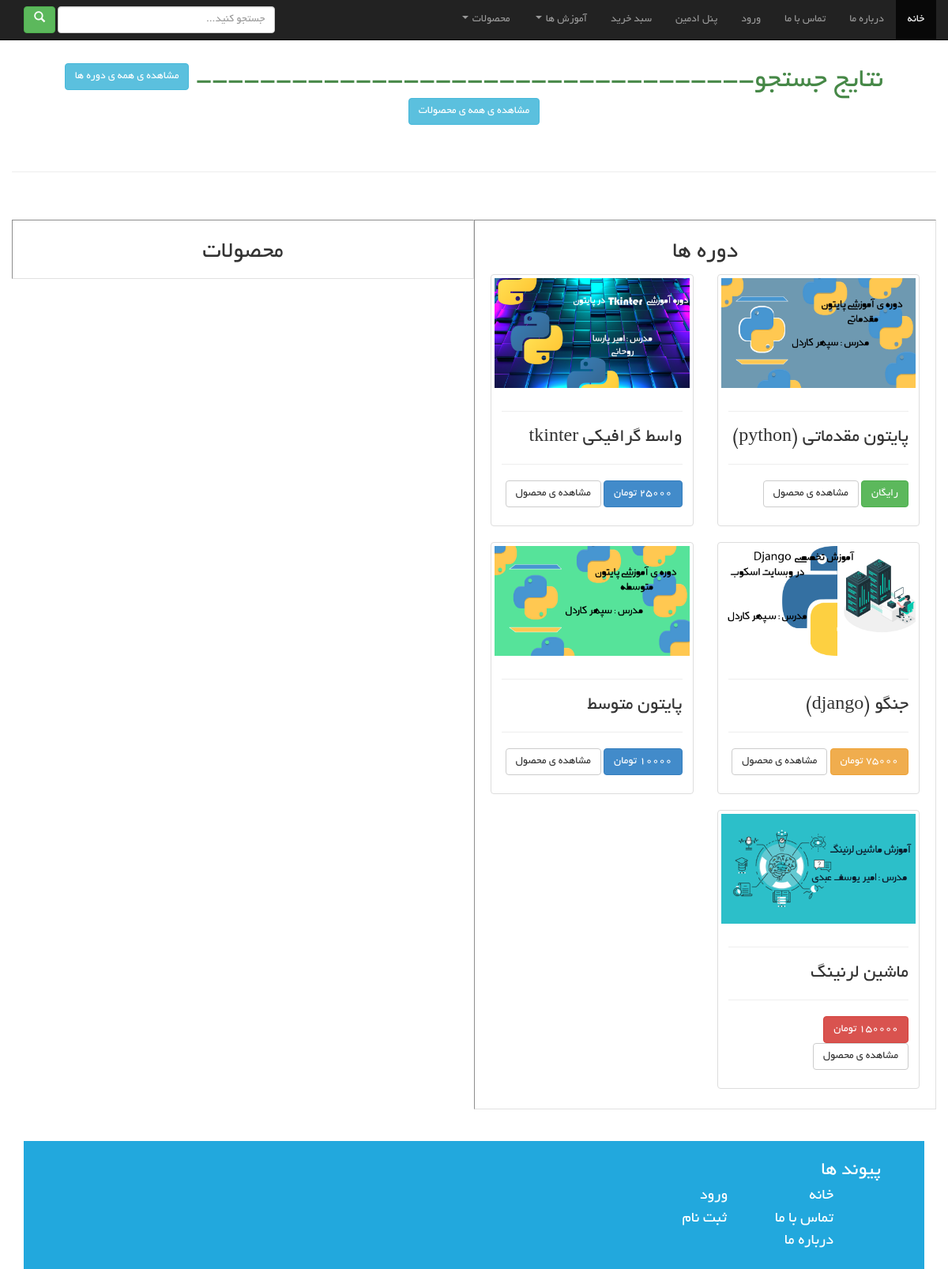
The app's page /search?searching=python (signed in) with its own data.
### courses/models.py (models this page shows, shortened)
class Course(models.Model):
    title = models.CharField(max_length=30)
    description = models.TextField()
    price = models.IntegerField(max_length=10,default=0)
    condition = models.CharField(max_length=20)
    master = models.CharField(max_length=20)
    master_img = models.ImageField(upload_to='courses/',null=True,blank=True)
    master_des = models.TextField(null=True,blank=True)
    pqs = models.TextField(null=True,blank=True)
    level = models.CharField(max_length=10)
    image = models.ImageField(upload_to='courses/',null=True,blank=True)
    topic = models.CharField(max_length=50,null=True,blank=True)

### scob/views.py (the view)
# urls.py: path('search', search_page),
def search_page(request):
    if request.method == "GET":
        print("in post in search")
        name = request.GET.get('searching')
        print(name)
        qs_c = Course.objects.filter(Q(title__contains=name) | Q(description__contains=name) | Q(topic__contains=name))
        qs_p = Product.objects.filter(Q(title__contains=name) | Q(description__contains=name) | Q(topic__contains=name))
        title = f"نتیجه ی {name}"
        context = {
            "course_list": qs_c,
            "product_list": qs_p,
            "title": title,
        }
    return render(request, "Search.html", context)

### templates/Search.html (shortened to what this page needs)
{% load static %}
<!DOCTYPE html>
<html lang="en">
<head>
    <link rel="stylesheet" href="https://maxcdn.bootstrapcdn.com/bootstrap/3.3.7/css/bootstrap.min.css">
    <link rel="stylesheet" href="https://cdnjs.cloudflare.com/ajax/libs/font-awesome/4.7.0/css/font-awesome.min.css">
    <link rel="stylesheet" href="{% static "css/boot/bootstrap-rtl.css" %}">
    <link rel="stylesheet" href="{% static "css/main-css.css" %}">
</head>
<body>
<div class="container">
    <div id="header" class="col-lg-12">
        <nav class="navbar navbar-inverse navbar-fixed-top">
            <div class="container-fluid">
                <div class="collapse navbar-collapse" id="bs-example-navbar-collapse-1">
                    <ul class="nav navbar-nav">
                        <li class="active"><a href="/">خانه <span class="sr-only">(current)</span></a></li>
                        <li><a href="/about-us">درباره ما</a></li>
                        <li><a href="/contact-us">تماس با ما</a></li>
                        <li><a href="/login">ورود</a></li>
                        {% if request.user.is_superuser %}
                            <li><a href="/admin/">پنل ادمین</a></li>
                        {% endif %}
                        {% if request.user.is_authenticated %}
                            <li><a href="/cart">سبد خرید</a></li>
                        {% endif %}
                        <li class="dropdown">
                            <a href="#" class="dropdown-toggle" data-toggle="dropdown" role="button"
                               aria-haspopup="true" aria-expanded="false">آموزش ها <span class="caret"></span></a>
                        </li>
                    </ul>
                    <ul class="nav navbar-nav navbar-right">
                        <li class="dropdown">
                            <a href="#" class="dropdown-toggle" data-toggle="dropdown" role="button"
                               aria-haspopup="true" aria-expanded="false">محصولات <span class="caret"></span></a>
                        </li>
                    </ul>
                    <form class="navbar-form navbar-left" method="GET" action="/search">
                        <div class="form-group">
                            <input type="text" name="searching" class="form-control search-bar" style="width: 275px"
                                   placeholder="جستجو کنید...">
                            <button class="btn btn-success" type="submit"><i class="glyphicon glyphicon-search "></i>
                            </button>
                        </div>
                    </form>
                </div>
            </div>
        </nav>
    </div>
    <div class="row" style="margin-top: 60px">
        <h1 class="text text-center text-success">
            نتایج جستجو-----------------------------------
            <a class="btn btn-info" href="/courses">مشاهده ی همه ی دوره ها</a>
            <a class="btn btn-info" href="/products">مشاهده ی همه ی محصولات</a>
        </h1>
        <br>
        <hr>
        <br>
        <br>
        <div class="col-lg-6 col-md-6 col-sm-6 col-xs-6">
            <div class="row" style="border: inset 1px rgb(225,225,225);padding: 5px">
                <h2 class="text-center">دوره ها</h2>
                {% for item in course_list %}
                    <div class="col-lg-6 col-md-6 col-sm-12 col-xs-12">
                        <div class="thumbnail">
                            <img src="{{ item.image.url }}" alt="...">
                            <div class="caption">
                                <hr>
                                <h3>{{ item.title }}</h3>
                                <hr>
                                {% if item.price == 0 %}
                                    <p><label class="btn btn-success">
                                        {% elif item.price < 50000 %}
                                    <p><label class="btn btn-primary">
                                        {% elif item.price < 100000 %}
                                    <p><label class="btn btn-warning">
                                        {% else %}
                                    <p><label class="btn btn-danger">
                                {% endif %}
                                {% if item.price == 0 %}
                                    رایگان
                                {% else %}
                                    {{ item.price }} تومان
                                {% endif %}
                                </label> <a
                                    href="/courses/{{ item.id }}"
                                    class="btn btn-default"
                                    role="button">مشاهده ی محصول</a>
                                </p>
                            </div>
                        </div>
                    </div>
                {% endfor %}
            </div>
        </div>
        <div class="col-lg-6 col-md-6 col-sm-6 col-xs-6">
            <div class="row" style="border: inset 1px rgb(225,225,225);padding: 5px">
                <h2 class="text-center">محصولات</h2>
            </div>
        </div>
    </div>
    <br><br>
    <div id="footer" class="col-lg-12 Footer">
        <br>
        <div align="right">
            <span align="right" class="Footer-H">پیوند ها</span>
            <br>
            <a href="/"><span align="right" class="Footer-link">خانه</span></a>
            <a href="/login"><span class="Footer-link">ورود</span></a>
            <br>
            <a href="/contact_us"><span class="Footer-link">تماس با ما</span></a>
            <a href="/register"><span class="Footer-link-1">ثبت نام</span></a>
            <br>
            <a href="/about-us"><span class="Footer-link">درباره ما</span></a>
            <br>
        </div>
        <br>
    </div>
</div>
</body>
</html>

### assets/css/main-css.css (style rules this page uses)
nav { background-color: rgb(26, 106, 211); }
.search-bar { width: 400px; font-family: yekan; }
.thumbnail { height: 125%; }
.Footer { background-color: rgb(34, 168, 221); width: 100%; }
.Footer-H { font-family: yekan; color: white; text-align: right; margin-right: 40px; font-size: 25px; }
.Footer-link { font-family: yekan; color: white; text-align: right; margin-right: 100px; font-size: 20px; }
.Footer-link-1 { font-family: yekan; color: white; text-align: right; margin-right: 57.5px; font-size: 20px; }

### records on screen
Course: image (picture), title "پایتون مقدماتی (python)", price "رایگان"
Course: image (picture), title "واسط گرافیکی tkinter", price "25000"
Course: image (picture), title "جنگو (django)", price "75000"
Course: image (picture), title "پایتون متوسط", price "10000"
Course: image (picture), title "ماشین لرنینگ", price "150000"
